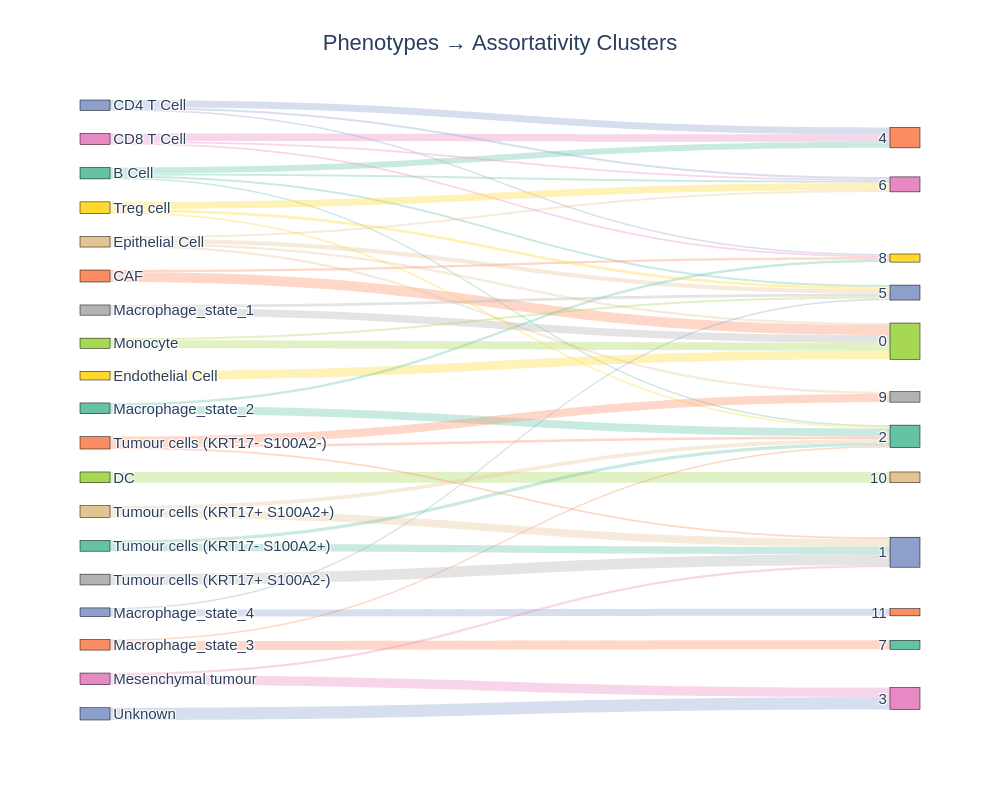

Write notebook code for a chart like this one.
### Code cell
save_dir = plot_save_dir

import plotly.express as px
import plotly.graph_objects as go
adata_assort.obs["celltype_interest"] = adata_assort.obs["celltype_interest"].astype(str)
adata_assort.obs["leiden"] = adata_assort.obs["leiden"].astype(str)
fig_group_leiden,df1 = make_sankey(
    adata_assort,
    "celltype_interest",
    "leiden",
    "Phenotypes → Assortativity Clusters",
    save_dir=save_dir,
    show= True,
    threshold = threshold,
    export_csv=True,
)

### Figure 1 — Plotly figure (JSON) as saved in the notebook; plotly's stock layout.template omitted (floating-point values rounded to 4 significant figures)
{"data": [{"arrangement": "snap", "link": {"color": ["rgba(102,194,165,0.35)", "rgba(102,194,165,0.35)", "rgba(102,194,165,0.35)", "rgba(102,194,165,0.35)", "rgba(252,141,98,0.35)", "rgba(252,141,98,0.35)", "rgba(141,160,203,0.35)", "rgba(141,160,203,0.35)", "rgba(141,160,203,0.35)", "rgba(231,138,195,0.35)", "rgba(231,138,195,0.35)", "rgba(231,138,195,0.35)", "rgba(166,216,84,0.35)", "rgba(255,217,47,0.35)", "rgba(229,196,148,0.35)", "rgba(229,196,148,0.35)", "rgba(229,196,148,0.35)", "rgba(229,196,148,0.35)", "rgba(179,179,179,0.35)", "rgba(179,179,179,0.35)", "rgba(102,194,165,0.35)", "rgba(102,194,165,0.35)", "rgba(252,141,98,0.35)", "rgba(252,141,98,0.35)", "rgba(141,160,203,0.35)", "rgba(141,160,203,0.35)", "rgba(231,138,195,0.35)", "rgba(231,138,195,0.35)", "rgba(166,216,84,0.35)", "rgba(166,216,84,0.35)", "rgba(255,217,47,0.35)", "rgba(255,217,47,0.35)", "rgba(255,217,47,0.35)", "rgba(229,196,148,0.35)", "rgba(229,196,148,0.35)", "rgba(179,179,179,0.35)", "rgba(102,194,165,0.35)", "rgba(102,194,165,0.35)", "rgba(252,141,98,0.35)", "rgba(252,141,98,0.35)", "rgba(252,141,98,0.35)", "rgba(141,160,203,0.35)"], "customdata": [[13.16, 6.667, 1.132], [52.63, 29.41, 5.811], [15.79, 12.0, 1.843], [18.42, 14.0, 2.352], [82.5, 27.27, 4.993], [17.5, 25.93, 3.487], [65.71, 33.82, 7.255], [20.0, 14.0, 2.553], [14.29, 18.52, 2.847], [67.57, 36.76, 7.46], [16.22, 12.0, 2.07], [16.22, 22.22, 3.231], [100.0, 100.0, 22.08], [100.0, 23.97, 6.052], [20.0, 5.785, 1.21], [40.0, 28.0, 4.669], [17.14, 12.0, 2.188], [22.86, 22.86, 5.047], [73.53, 20.66, 4.45], [26.47, 18.0, 3.089], [75.0, 36.0, 6.45], [25.0, 33.33, 4.982], [14.29, 6.667, 1.229], [85.71, 100.0, 16.67], [82.76, 100.0, 24.15], [17.24, 10.0, 2.012], [17.95, 7.0, 1.424], [82.05, 43.84, 7.367], [79.41, 22.31, 4.806], [20.59, 14.0, 2.403], [15.38, 8.0, 1.323], [23.08, 18.0, 2.693], [61.54, 48.0, 7.856], [66.67, 26.0, 5.288], [33.33, 17.33, 2.867], [100.0, 36.0, 7.932], [69.44, 25.0, 5.508], [30.56, 14.67, 2.628], [14.63, 6.0, 1.161], [19.51, 10.67, 1.678], [65.85, 77.14, 14.54], [100.0, 56.16, 8.978]], "hovertemplate": "%{source.label} → %{target.label}<br><b>%{value}</b> cellules<br>%{customdata[0]:.1f}% du cluster source<br>%{customdata[1]:.1f}% de la niche<br>Enrichissement: %{customdata[2]:.2f}<extra></extra>", "source": [0, 0, 0, 0, 1, 1, 2, 2, 2, 3, 3, 3, 4, 5, 6, 6, 6, 6, 7, 7, 8, 8, 9, 9, 10, 10, 11, 11, 12, 12, 13, 13, 13, 14, 14, 15, 16, 16, 17, 17, 17, 18], "target": [19, 20, 21, 22, 23, 24, 20, 22, 24, 20, 22, 24, 25, 23, 23, 21, 22, 26, 23, 21, 19, 24, 19, 27, 28, 21, 29, 30, 23, 21, 19, 21, 22, 29, 19, 29, 29, 19, 29, 19, 26, 30], "value": [5, 20, 6, 7, 33, 7, 23, 7, 5, 25, 6, 6, 36, 29, 7, 14, 6, 8, 25, 9, 27, 9, 5, 30, 24, 5, 7, 32, 27, 7, 6, 9, 24, 26, 13, 36, 25, 11, 6, 8, 27, 41]}, "node": {"color": ["rgb(102,194,165)", "rgb(252,141,98)", "rgb(141,160,203)", "rgb(231,138,195)", "rgb(166,216,84)", "rgb(255,217,47)", "rgb(229,196,148)", "rgb(179,179,179)", "rgb(102,194,165)", "rgb(252,141,98)", "rgb(141,160,203)", "rgb(231,138,195)", "rgb(166,216,84)", "rgb(255,217,47)", "rgb(229,196,148)", "rgb(179,179,179)", "rgb(102,194,165)", "rgb(252,141,98)", "rgb(141,160,203)", "rgb(102,194,165)", "rgb(252,141,98)", "rgb(141,160,203)", "rgb(231,138,195)", "rgb(166,216,84)", "rgb(255,217,47)", "rgb(229,196,148)", "rgb(179,179,179)", "rgb(102,194,165)", "rgb(252,141,98)", "rgb(141,160,203)", "rgb(231,138,195)"], "customdata": [43, 43, 43, 43, 43, 43, 43, 43, 43, 43, 43, 43, 43, 43, 43, 43, 43, 43, 43, 95, 74, 70, 64, 135, 41, 37, 37, 42, 28, 103, 91], "hovertemplate": "<b>%{label}</b><br>%{customdata} cellules<extra></extra>", "label": ["B Cell", "CAF", "CD4 T Cell", "CD8 T Cell", "DC", "Endothelial Cell", "Epithelial Cell", "Macrophage_state_1", "Macrophage_state_2", "Macrophage_state_3", "Macrophage_state_4", "Mesenchymal tumour", "Monocyte", "Treg cell", "Tumour cells (KRT17+ S100A2+)", "Tumour cells (KRT17+ S100A2-)", "Tumour cells (KRT17- S100A2+)", "Tumour cells (KRT17- S100A2-)", "Unknown", "2", "4", "5", "6", "0", "8", "10", "9", "7", "11", "1", "3"], "line": {"color": "black", "width": 0.5}, "pad": 30, "thickness": 30}, "type": "sankey"}], "layout": {"font": {"family": "Arial", "size": 15}, "height": 800, "paper_bgcolor": "white", "title": {"font": {"size": 22}, "text": "Phenotypes → Assortativity Clusters", "x": 0.5}, "width": 1000}}
